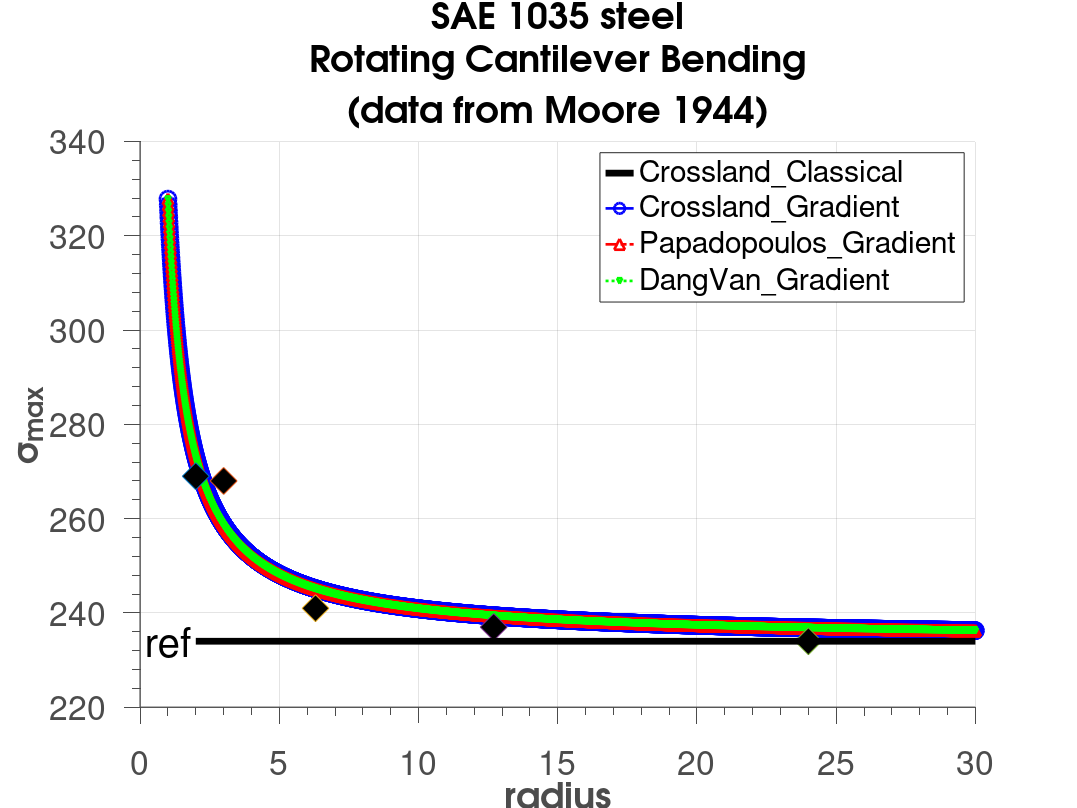

Reproduce this figure in MATLAB.
clear;clc;
tt=172.4;
ff=234;
a=(tt-ff/sqrt(3))/(ff/3);
b=tt;
ap=3*(tt/ff-1/2);
bp=tt;
ad=3*(tt/ff-1/2);
bd=tt;
lg=0.2861;
lgp=0.2861;
lgd=0.2861;
y=1:0.01:30;

sigmax  =b*(1/sqrt(3)+a/3-lg*((sqrt(3)*y).^-1+a/3*y.^-1)).^-1;
sigmaxp=b*(1/2+ap/3-lgp*((2*y).^-1+ap/3*y.^-1)).^-1;
sigmaxd=b*(1/2+ad/3-lgd*((2*y).^-1+ad/3*y.^-1)).^-1;

figure(1);
hold on;
fr=plot(y,sigmax, '-b','LineWidth',2,'Marker', 'o', 'MarkerSize', 12,'MarkerEdgeColor',  'b', 'MarkerFaceColor' , 'none');
frp=plot(y,sigmaxp,'-.r','LineWidth',2,'Marker', '^', 'MarkerSize', 8,'MarkerEdgeColor',  'r', 'MarkerFaceColor' , 'none');
frd=plot(y,sigmaxd, ':g','LineWidth',2,'Marker', 'v', 'MarkerSize', 4,'MarkerEdgeColor',  'g', 'MarkerFaceColor' , 'none');
plot(2,269,'d','MarkerSize',20, 'MarkerFaceColor','k');
plot(3,268,'d','MarkerSize',20, 'MarkerFaceColor','k');
plot(6.3,241,'d','MarkerSize',20, 'MarkerFaceColor','k');
plot(12.7,237,'d','MarkerSize',20, 'MarkerFaceColor','k');
plot(24,234,'d','MarkerSize',20, 'MarkerFaceColor','k');
class=plot([2 30],[ff ff],'k','LineWidth',5);
hold off;
grid on;
% grid minor;
set(gca ,'FontSize',30);
hXLabel = xlabel('radius','Fontsize',30, 'FontWeight' , 'bold');
hYLabel = ylabel('\sigma_{max}','Fontsize',30, 'FontWeight' , 'bold');
text(0.2,ff,'ref','Fontsize',30);

hTitle=title({['SAE 1035 steel'],[  'Rotating Cantilever Bending'],[ '(data from Moore 1944)']; },'Fontsize',30);
set(hTitle, 'FontSize', 30, 'FontWeight' , 'bold')
hLegend=legend([class,fr,frp,frd],'Crossland\_Classical','Crossland\_Gradient','Papadopoulos\_Gradient','DangVan\_Gradient');
set([hLegend, gca], 'FontSize', 25)
set(hLegend,'Box','on');
% Adjust font
set(gca, 'FontName', 'Helvetica')
set([hTitle, hXLabel, hYLabel], 'FontName', 'AvantGarde')
% Adjust axes properties
set(gca, 'Box', 'off', 'TickDir', 'out', 'TickLength', [.02 .02], ...
    'XMinorTick', 'on', 'YMinorTick', 'on', 'YGrid', 'on', ...
    'XColor', [.3 .3 .3], 'YColor', [.3 .3 .3], ...
    'LineWidth', 1)
set(gcf,'color','w'); %set figure background transparent
set(gca,'color','w'); %set axis transparent
% Maximize print figure
set(gcf,'outerposition',get(0,'screensize'));
set(gcf, 'PaperPositionMode', 'manual');
set(gcf, 'PaperUnits', 'points'); %[ {inches} | centimeters | normalized | points ]
set(gcf, 'PaperPosition', [0 0 800 600]); %set(gcf,'PaperPosition',[left,bottom,width,height])
saveas(gcf,'1035steel.png');

% %*****************Fitting********************
% clear;clc;
% R=[2 3 6.3 12.7 24];
% f=[269 268 241 237 234];
% cftool
% t/(1/sqrt(3)+(t-234/sqrt(3))/234-lg*(1/(sqrt(3)*x)+(t-234/sqrt(3))/(234*x)))
% lg=0.001~0.5
% t=150~200